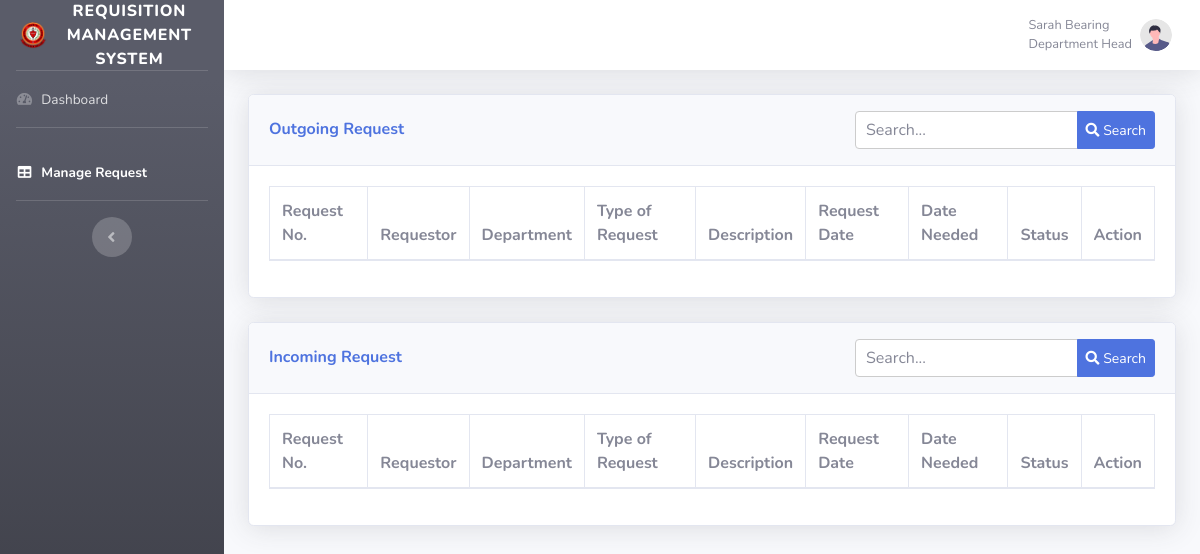
Page /RMS/manage-req.php (signed in) on the earlier database version.
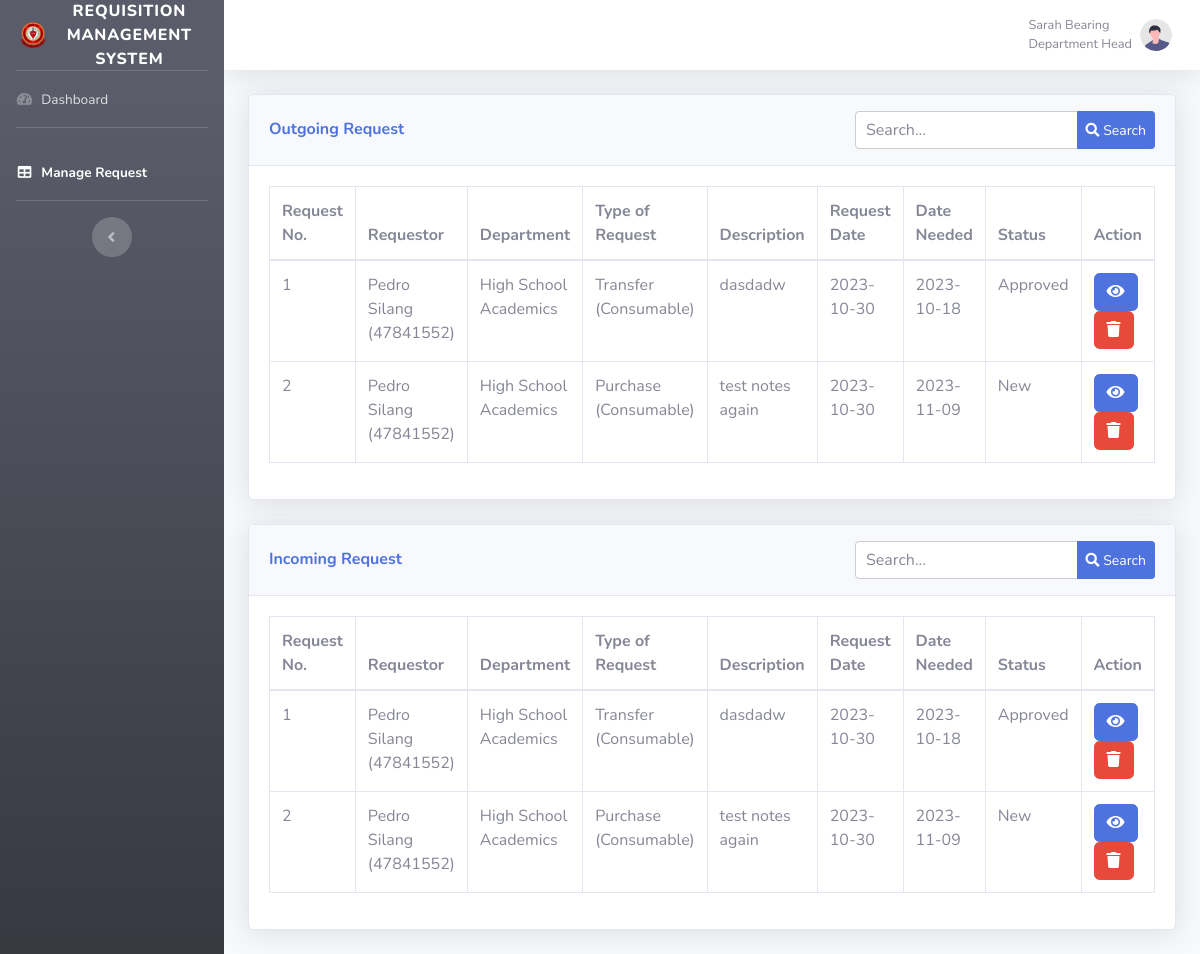
Same page on the later database version.
### tables this page shows
CREATE TABLE `requests` (
  `Requisition_No` int(11) NOT NULL,
  `User_Name` varchar(50) NOT NULL,
  `User_ID` varchar(50) NOT NULL,
  `Department` varchar(50) NOT NULL,
  `Date_Requested` varchar(50) NOT NULL,
  `Date_Needed` varchar(50) NOT NULL,
  `Request_Type` varchar(50) NOT NULL,
  `Product/Service` varchar(50) NOT NULL,
  `Quantity` int(50) NOT NULL,
  `Description` mediumtext NOT NULL,
  `Additional_Notes` mediumtext NOT NULL,
  `Noted_By` varchar(50) NOT NULL,
  `Approved_By` varchar(50) NOT NULL,
  `Status` varchar(50) NOT NULL,
  `Forward_To` varchar(50) NOT NULL
);

### RMS/manage-req.php (the view, shortened to what the changed rows need)
<?php
include('database/php/conn.php');
$GetReq = mysqli_query($conn, "SELECT * FROM `requests`");;
$ReqList = '';
while($Req = mysqli_fetch_assoc($GetReq))
{
	$ReqNo = $Req['Requisition_No'];
	$ReqName = $Req['User_Name'];
	$ReqID = $Req['User_ID'];
	$ReqDept = $Req['Department'];
	$ReqType = $Req['Request_Type'];
	$ReqServ = $Req['Product/Service'];
	$ReqDesc = $Req['Description'];
	$ReqDate = $Req['Date_Requested'];
	$NeedDate = $Req['Date_Needed'];
	$Status = $Req['Status'];
	$ReqList .= '
	<tr>
	<td>'.$ReqNo.'</td>
	<td>'.$ReqName.' ('.$ReqID.')</td>
	<td>'.$ReqDept.'</td>
	<td>'.$ReqType.' ('.$ReqServ.')</td>
	<td>'.$ReqDesc.'</td>
	<td>'.$ReqDate.'</td>
	<td>'.$NeedDate.'</td>
	<td>'.$Status.'</td>
	<td>
	<button class="btn btn-primary view-btn" data-toggle="modal" data-target="#viewModal'.$ReqNo.'"><i class="fas fa-eye"></i></button>
	<button class="btn btn-danger delete-btn" data-toggle="modal" data-target="#deleteModal'.$ReqNo.'"><i class="fas fa-trash"></i></button>
	</td>
	</tr>
	';
}
$I_GetReq = mysqli_query($conn, "SELECT * FROM `requests`");;
$I_ReqList = '';
while($I_Req = mysqli_fetch_assoc($I_GetReq))
{
	$I_ReqNo = $I_Req['Requisition_No'];
	$I_ReqName = $I_Req['User_Name'];
	$I_ReqID = $I_Req['User_ID'];
	$I_ReqDept = $I_Req['Department'];
	$I_ReqType = $I_Req['Request_Type'];
	$I_ReqServ = $I_Req['Product/Service'];
	$I_ReqDesc = $I_Req['Description'];
	$I_ReqDate = $I_Req['Date_Requested'];
	$I_NeedDate = $I_Req['Date_Needed'];
	$I_Status = $I_Req['Status'];
	$I_ReqList .= '
	<tr>
	<td>'.$I_ReqNo.'</td>
	<td>'.$I_ReqName.' ('.$I_ReqID.')</td>
	<td>'.$I_ReqDept.'</td>
	<td>'.$I_ReqType.' ('.$I_ReqServ.')</td>
	<td>'.$I_ReqDesc.'</td>
	<td>'.$I_ReqDate.'</td>
	<td>'.$I_NeedDate.'</td>
	<td>'.$I_Status.'</td>
	<td>
	<button class="btn btn-primary view-btn" data-toggle="modal" data-target="#viewModal'.$I_ReqNo.'"><i class="fas fa-eye"></i></button>
	<button class="btn btn-danger delete-btn" data-toggle="modal" data-target="#deleteModal'.$I_ReqNo.'"><i class="fas fa-trash"></i></button>
	</td>
	</tr>
	';
}
?>
<!DOCTYPE html>
<html lang="en">
<head>
    <link href="vendor/fontawesome-free/css/all.min.css" rel="stylesheet" type="text/css">
    <link href="css/admin-dash-2.min.css" rel="stylesheet">
</head>
<body id="page-top">
    <div id="wrapper">
        <div id="content-wrapper" class="d-flex flex-column">
            <div id="content">
                <div class="container-fluid">
    <div class="card shadow mb-4">
        <div class="card-body">
            <div class="table-responsive">
                <table class="table table-bordered" id="dataTableOutgoing" width="100%" cellspacing="0">
                    <thead>
                        <tr>
                            <th>Request No.</th>
                            <th>Requestor</th>
                            <th>Department</th>
                            <th>Type of Request</th>
                            <th>Description</th>
                            <th>Request Date</th>
                            <th>Date Needed</th>
                            <th>Status</th>
                            <th>Action</th>
                        </tr>
                    </thead>
                    <tbody>
                        <?php echo $ReqList; ?>
                    </tbody>
                </table>
            </div>
        </div>
    </div>
    <div class="card shadow mb-4">
        <div class="card-body">
            <div class="table-responsive">
                <table class="table table-bordered" id="dataTableIncoming" width="100%" cellspacing="0">
                    <thead>
                        <tr>
                            <th>Request No.</th>
                            <th>Requestor</th>
                            <th>Department</th>
                            <th>Type of Request</th>
                            <th>Description</th>
                            <th>Request Date</th>
                            <th>Date Needed</th>
                            <th>Status</th>
                            <th>Action</th>
                        </tr>
                    </thead>
                    <tbody>
                        <?php echo $I_ReqList; ?>
                    </tbody>
                </table>
            </div>
        </div>
    </div>
</div>
    </div>
</body>
</html>

Differences in the rows shown:
added requests: Requisition_No "1", User_Name "Pedro Silang", User_ID "47841552", Department "High School Academics", Request_Type "Transfer", value "Consumable", Description "dasdadw", Date_Requested "2023-10-30", Date_Needed "2023-10-18", Status "Approved"
added requests: Requisition_No "2", User_Name "Pedro Silang", User_ID "47841552", Department "High School Academics", Request_Type "Purchase", value "Consumable", Description "test notes again", Date_Requested "2023-10-30", Date_Needed "2023-11-09", Status "New"
